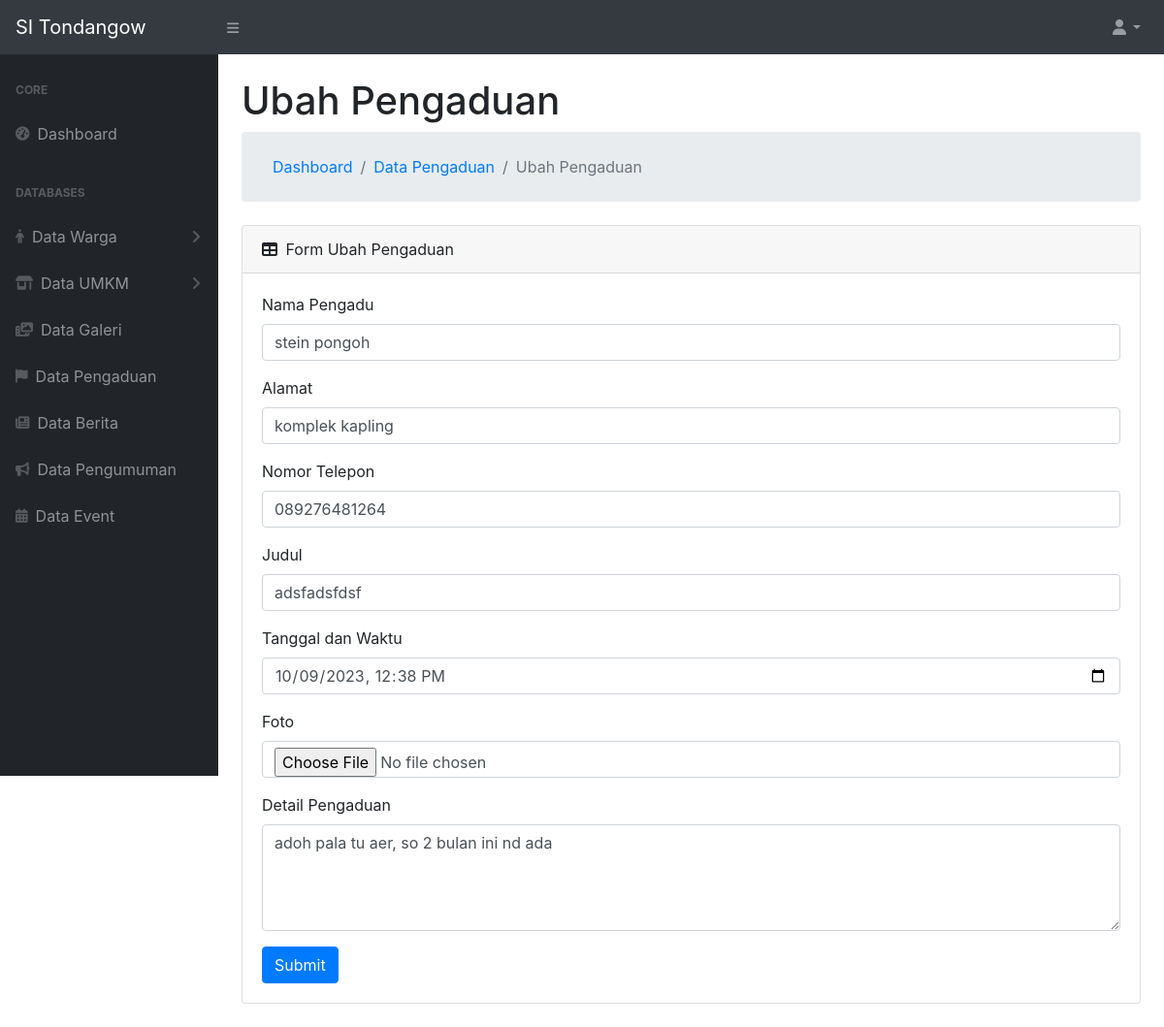
The app's page /models/ubahPengaduan.php?id=8 with its own data.
### tables this page shows
CREATE TABLE `pengaduan` (
  `id` int(11) NOT NULL,
  `nama_pengadu` varchar(255) NOT NULL,
  `alamat_lengkap` varchar(255) NOT NULL,
  `judul_pengaduan` varchar(255) NOT NULL,
  `detail_pengaduan` text NOT NULL,
  `tanggal_pengaduan` datetime NOT NULL,
  `no_telepon` varchar(255) NOT NULL,
  `gambar` varchar(255) NOT NULL
);

### functions/general.php (called while the page is built, shortened)
<?php
require_once 'dbconnect.php';
function query($query)
{
    global $dbconnect;
    $result = mysqli_query($dbconnect, $query);
    $rows = [];
    while ($row = mysqli_fetch_assoc($result)) {
        $rows[] = $row;
    }
    return $rows;
}
?>

### models/ubahPengaduan.php (the view, shortened to what this page needs)
<?php
include '../templates/header.php';
$pageName = 'Ubah Pengaduan';
$getId = $_GET['id'];
$queryPengaduan = query("SELECT * FROM pengaduan WHERE id='$getId'")[0];
?>
<div id="layoutSidenav_content">
    <main>
        <div class="container-fluid">
            <h1 class="mt-4"><?= $pageName ?></h1>
            <ol class="breadcrumb mb-4">
                <ol class="breadcrumb mb-0">
                    <li class="breadcrumb-item"><a href="../index.php">Dashboard</a></li>
                    <li class="breadcrumb-item"><a href="../controllers/dataPengaduan.php">Data Pengaduan</a></li>
                    <li class="breadcrumb-item active"><?= $pageName ?></li>
                </ol>
            </ol>
            <div class="card mb-4">
                <div class="card-header">
                    <div>
                        <i class="fas fa-table mr-1 position-relative"></i>
                        Form <?= $pageName ?>
                    </div>
                </div>
                <div class="card-body">
                    <form name="form" id="form" action="#" method="post" enctype="multipart/form-data">
                        <div class="form-group">
                            <label for="nama_pengadu">Nama Pengadu</label>
                            <input value="<?= $queryPengaduan['nama_pengadu'] ?>" name="nama_pengadu" id="nama_pengadu" autocomplete="off" type="text" class="form-control" placeholder="..." required>
                        </div>
                        <div class="form-group">
                            <label for="alamat_lengkap">Alamat</label>
                            <input value="<?= $queryPengaduan['alamat_lengkap'] ?>" name="alamat_lengkap" id="alamat_lengkap" autocomplete="off" type="text" class="form-control" placeholder="..." required>
                        </div>
                        <div class="form-group">
                            <label for="no_telepon">Nomor Telepon</label>
                            <input value="<?= $queryPengaduan['no_telepon'] ?>" name="no_telepon" id="no_telepon" autocomplete="off" type="number" class="form-control" placeholder="..." required>
                        </div>
                        <div class="form-group">
                            <label for="judul_pengaduan">Judul</label>
                            <input value="<?= $queryPengaduan['judul_pengaduan'] ?>" name="judul_pengaduan" id="judul_pengaduan" autocomplete="off" type="text" class="form-control" placeholder="..." required>
                        </div>
                        <div class="form-group">
                            <label for="tanggal_pengaduan">Tanggal dan Waktu</label>
                            <input value="<?= $queryPengaduan['tanggal_pengaduan'] ?>" name="tanggal_pengaduan" id="tanggal_pengaduan" autocomplete="off" type="datetime-local" class="form-control" placeholder="..." required>
                        </div>
                        <div class="mb-3">
                            <label for="gambar" class="form-label">Foto</label>
                            <input id="gambar" name="gambar" class="form-control" type="file">
                        </div>
                        <div class="form-group">
                            <label for="detail_pengaduan">Detail Pengaduan</label>
                            <textarea cols="4" rows="4" form="form" name="detail_pengaduan" id="detail_pengaduan" autocomplete="off" type="text" class="form-control" placeholder required><?= $queryPengaduan['detail_pengaduan'] ?></textarea>
                        </div>
                        <button name="submit" id="submit" type="submit" class="btn btn-primary">Submit</button>
                    </form>
                </div>
            </div>
        </div>
    </main>
</div>
</div>
<?php include '../templates/footer.php' ?>

### records on screen
pengaduan: nama_pengadu "stein pongoh", alamat_lengkap "komplek kapling", no_telepon "089276481264", judul_pengaduan "adsfadsfdsf", tanggal_pengaduan "10/09/2023 12:38", detail_pengaduan "adoh pala tu aer, so 2 bulan ini nd ada"

### other values on screen
$pageName "Ubah Pengaduan"
